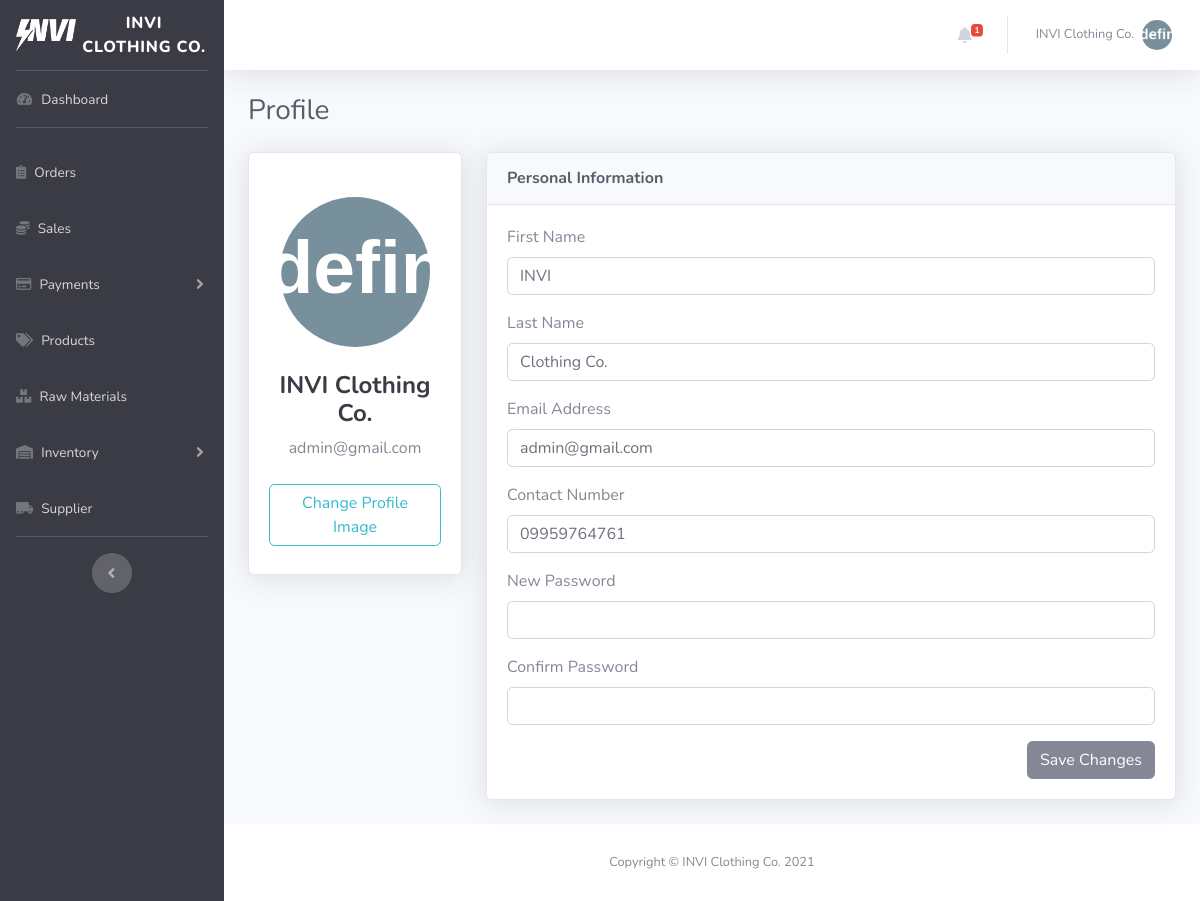
The app's page /dist/admin.php (signed in) with its own data.
### tables this page shows
CREATE TABLE `account_table` (
  `ID` int(11) NOT NULL AUTO_INCREMENT,
  `firstName` varchar(255) NOT NULL,
  `lastName` varchar(255) NOT NULL,
  `email` varchar(255) NOT NULL,
  `password` varchar(255) NOT NULL,
  `contactNumber` varchar(255) DEFAULT NULL,
  `profileImg` varchar(255) DEFAULT NULL,
  `access` varchar(255) NOT NULL,
  PRIMARY KEY (`ID`)
);

### class/webstoreclass.php (called while the page is built, shortened)
<?php
class WebStore
{
  private $server = "mysql:host=localhost;dbname=invi-clothing_database;port=3307";
  private $user = "root";
  private $pass = "";
  private $options = [
    PDO::ATTR_ERRMODE => PDO::ERRMODE_EXCEPTION,
    PDO::ATTR_DEFAULT_FETCH_MODE => PDO::FETCH_ASSOC,
  ];
  public function openConnection()
  {
    try {
      $this->con = new PDO(
        $this->server,
        $this->user,
        $this->pass,
        $this->options
      );
      return $this->con;
    } catch (PDOException $e) {
      echo "There is some problem in the connection :" . $e->getMessage();
    }
  }
  public function get_userdata()
  {
    if (isset($_SESSION["userdata"])) {
      return $_SESSION["userdata"];
    } else {
      return null;
    }
  }
  public function get_admin()
  {
    $connection = $this->openConnection();
    $stmt = $connection->prepare(
      "SELECT * FROM account_table WHERE access = 'admin' ORDER BY ID DESC"
    );
    $stmt->execute();
    $admins = $stmt->fetchall();
    $count = $stmt->rowCount();
    if ($count > 0) {
      return $admins;
    } else {
      return false;
    }
  }
  public function count_orders()
  {
    $connection = $this->openConnection();
    $stmt = $connection->prepare(
      "SELECT COUNT(DISTINCT(orderID)) FROM sales_table WHERE orderStatus = 'Pending'"
    );
    $stmt->execute();
    $orders = $stmt->fetchColumn();
    $count = $stmt->rowCount();
    if ($count > 0) {
      return $orders;
    } else {
      return false;
    }
  }
}
$store = new WebStore();
?>

### dist/admin.php (the view, shortened to what this page needs)
<?php
require_once "../class/webstoreclass.php";
$user = $store->get_userdata();
include_once "../includes/dashboard_header.php";
$countOrders = $store->count_orders();
?>
  <body id="page-top">
    <?php
    $store->update_admin();
    $admins = $store->get_admin();
    ?>
    <div id="wrapper">
      <?php include_once "../includes/dashboard_sidebar.php"; ?>
      <div id="content-wrapper" class="d-flex flex-column">
        <div id="content">
          <?php include_once "../includes/dashboard_navbar.php"; ?>
          <div class="container-fluid">
            <h1 class="h3 mb-4 text-gray-800">Profile</h1>
            <div class="row">
              <div class="col-lg-3">
                <div class="card shadow mb-4">
                  <div class="card-body d-flex-column align-self-center">
                    <?php if ($admins) { ?>
                      <?php foreach ($admins as $admin) { ?>
                        <?php if (
                          is_null($admin["profileImg"]) ||
                          empty($admin["profileImg"])
                        ) { ?>
                          <img alt="Profile image" class="avatar mx-auto d-block mt-4 mb-4" style="border-radius:50%;">
                        <?php } else { ?>
                          <img src="./assets/img/<?= $admin[
                            "profileImg"
                          ] ?>" alt="Profile image" class="mx-auto d-block mt-4 mb-4" width="150px" height="150px" style="object-fit:cover; border-radius:50%;">
                        <?php } ?>
                        <h4 class="font-weight-bold text-gray-900 text-center"><?= $admin[
                          "firstName"
                        ] .
                          " " .
                          $admin["lastName"] ?></h4>
                        <div class="text-center mb-4"><?= $admin[
                          "email"
                        ] ?></div>
                      <?php } ?>
                    <?php } ?>
                    <label class="btn btn-outline-info" for="img" form="adminForm">Change Profile Image</label>
                  </div>
                </div>
              </div>
              <div class="col-lg-9">
                <div class="card shadow mb-4">
                  <div class="card-header py-3">
                    <h6 class="m-0 font-weight-bold text-gray-800">Personal Information</h6>
                  </div>
                  <div class="card-body">
                    <form method="post" enctype="multipart/form-data">
                      <div class="form-group">
                        <label>First Name</label>
                        <input type="text" name="firstName" class="form-control" value="<?= $admin[
                          "firstName"
                        ] ?>">
                      </div>
                      <div class="form-group">
                        <label>Last Name</label>
                        <input type="text" name="lastName" class="form-control" value="<?= $admin[
                          "lastName"
                        ] ?>">
                      </div>
                      <div class="form-group">
                        <label>Email Address</label>
                        <input type="text" name="email" class="form-control" value="<?= $admin[
                          "email"
                        ] ?>">
                      </div>
                      <div class="form-group">
                        <label>Contact Number</label>
                        <input type="text" name="contactNumber" class="form-control" value="<?= $admin[
                          "contactNumber"
                        ] ?>">
                      </div>
                      <div class="form-group">
                        <label>New Password</label>
                        <input type="password" name="newPass" class="form-control">
                      </div>
                      <div class="form-group">
                        <label>Confirm Password</label>
                        <input type="password" name="confirmPass" class="form-control">
                      </div>
                      <div class="d-flex justify-content-end">
                        <button type="submit" name="updateAdmin" class="btn btn-secondary ">Save Changes</button>
                      </div>
                    </form>
                  </div>
                </div>
              </div>
            </div>
          </div>
        </div>
        <?php require_once "../includes/dashboard_footer.php"; ?>
      </div>
    </div>
  </body>
</html>

### includes/dashboard_navbar.php (shortened to what this page needs)
<nav class="navbar navbar-expand navbar-light bg-white topbar mb-4 static-top shadow d-print-none">
    <ul class="navbar-nav ml-auto">
        <li class="nav-item dropdown no-arrow mx-1">
            <a class="nav-link dropdown-toggle" href="#" id="alertsDropdown" role="button"
                data-toggle="dropdown" aria-haspopup="true" aria-expanded="false">
                <i class="fas fa-bell fa-fw"></i>
                <?php if ($countOrders) { ?>
                    <span class="badge badge-danger badge-counter">
                        <?= $countOrders > 3 ? "3+" : $countOrders ?>
                    </span>
                <?php } ?>
            </a>
        </li>
        <li class="nav-item dropdown no-arrow">
            <a class="nav-link dropdown-toggle" href="#" id="userDropdown" role="button"
                data-toggle="dropdown" aria-haspopup="true" aria-expanded="false">
                <span class="mr-2 d-none d-lg-inline text-gray-600 small">
                    <?= $user["firstName"] . " " . $user["lastName"] ?>
                </span>
                    <?php if ($admins) { ?>
                        <?php foreach ($admins as $admin) { ?>
                            <?php if (
                              is_null($admin["profileImg"]) ||
                              empty($admin["profileImg"])
                            ) { ?>
                            <img alt="Profile image" class="avatar mx-auto d-block mt-4 mb-4" width="30px" height="30px" style="border-radius:50%;">
                            <?php } else { ?>
                                <img src="./assets/img/<?= $admin[
                                  "profileImg"
                                ] ?>" alt="Profile image" class="mx-auto d-block mt-4 mb-4" width="30px" height="30px" style="object-fit:cover; border-radius:50%;">
                            <?php } ?>
                        <?php } ?>
                    <?php } ?>
            </a>
        </li>
    </ul>
</nav>

### records on screen
account_table: firstName "INVI", lastName "Clothing Co.", email "admin@gmail.com", contactNumber "09959764761"

### other values on screen
$countOrders "1"
